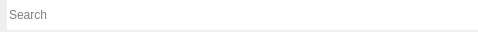
<?xml version="1.0" encoding="UTF-8"?>
<ui version="4.0">
 <class>searchInput</class>
 <widget class="QWidget" name="searchInput">
  <property name="geometry">
   <rect>
    <x>0</x>
    <y>0</y>
    <width>478</width>
    <height>32</height>
   </rect>
  </property>
  <property name="sizePolicy">
   <sizepolicy hsizetype="Preferred" vsizetype="Preferred">
    <horstretch>0</horstretch>
    <verstretch>0</verstretch>
   </sizepolicy>
  </property>
  <property name="windowTitle">
   <string>Form</string>
  </property>
  <layout class="QHBoxLayout" name="horizontalLayout">
   <property name="spacing">
    <number>0</number>
   </property>
   <property name="leftMargin">
    <number>0</number>
   </property>
   <property name="topMargin">
    <number>0</number>
   </property>
   <property name="rightMargin">
    <number>0</number>
   </property>
   <property name="bottomMargin">
    <number>2</number>
   </property>
   <item>
    <widget class="QLabel" name="label">
     <property name="sizePolicy">
      <sizepolicy hsizetype="Preferred" vsizetype="Preferred">
       <horstretch>0</horstretch>
       <verstretch>0</verstretch>
      </sizepolicy>
     </property>
     <property name="maximumSize">
      <size>
       <width>32</width>
       <height>32</height>
      </size>
     </property>
     <property name="text">
      <string/>
     </property>
     <property name="pixmap">
      <pixmap>../../../assets/search.svg</pixmap>
     </property>
     <property name="scaledContents">
      <bool>true</bool>
     </property>
     <property name="alignment">
      <set>Qt::AlignCenter</set>
     </property>
    </widget>
   </item>
   <item>
    <widget class="QLineEdit" name="input">
     <property name="sizePolicy">
      <sizepolicy hsizetype="Preferred" vsizetype="Preferred">
       <horstretch>1</horstretch>
       <verstretch>0</verstretch>
      </sizepolicy>
     </property>
     <property name="frame">
      <bool>false</bool>
     </property>
     <property name="placeholderText">
      <string>Search</string>
     </property>
    </widget>
   </item>
  </layout>
 </widget>
 <resources/>
 <connections/>
</ui>
